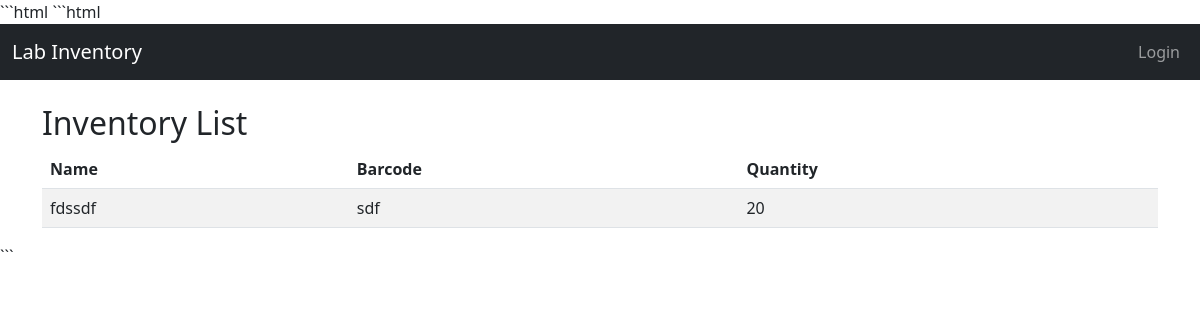
Before: / with the older database file.
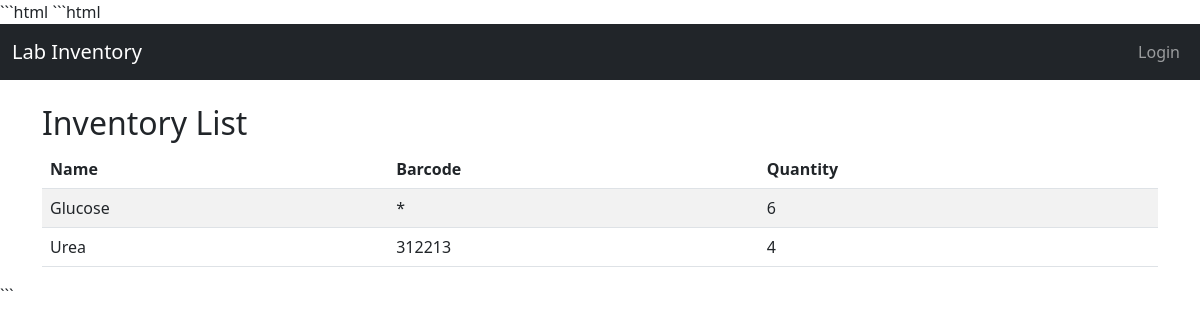
After: the same page with the newer database file.
### app.py (models this page shows)
class Kit(db.Model):
    id = db.Column(db.Integer, primary_key=True)
    name = db.Column(db.String(100), nullable=False)
    barcode = db.Column(db.String(50), unique=True, nullable=False)
    quantity = db.Column(db.Integer, nullable=False)

### app.py (the view)
@app.route('/')
def index():
    kits = Kit.query.all()
    return render_template('index.html', kits=kits, user=current_user)

### templates/index.html (shortened to what this page needs)
{% extends 'layout.html' %}
{% block content %}
<h2>Inventory List</h2>
<table class="table table-striped">
    <thead>
        <tr>
            <th>Name</th>
            <th>Barcode</th>
            <th>Quantity</th>
        </tr>
    </thead>
    <tbody>
        {% for kit in kits %}
        <tr>
            <td>{{ kit.name }}</td>
            <td>{{ kit.barcode }}</td>
            <td>{{ kit.quantity }}</td>
        </tr>
        {% endfor %}
    </tbody>
</table>
{% endblock %}

### templates/layout.html (shortened to what this page needs)
```html
<!doctype html>
<html lang="en">
<head>
    <link href="https://cdn.jsdelivr.net/npm/bootstrap@5.3.0/dist/css/bootstrap.min.css" rel="stylesheet">
</head>
<body>
<nav class="navbar navbar-expand-lg navbar-dark bg-dark mb-4">
    <div class="container-fluid">
        <a class="navbar-brand" href="{{ url_for('index') }}">Lab Inventory</a>
        <div class="collapse navbar-collapse">
            <ul class="navbar-nav ms-auto">
                {% if current_user.is_authenticated %}
                    <li class="nav-item"><a class="nav-link" href="{{ url_for('add_kit') }}">Add Kit</a></li>
                    {% if current_user.username == 'ashkan' %}
                        <li class="nav-item"><a class="nav-link" href="{{ url_for('register') }}">Register User</a></li>
                        <li class="nav-item"><a class="nav-link" href="{{ url_for('manage_users') }}">Users</a></li>
                    {% endif %}
                    <li class="nav-item"><a class="nav-link" href="{{ url_for('change_password') }}">Change Password</a></li>
                    <li class="nav-item"><a class="nav-link" href="{{ url_for('logout') }}">Logout</a></li>
                {% else %}
                    <li class="nav-item"><a class="nav-link" href="{{ url_for('login') }}">Login</a></li>
                {% endif %}
            </ul>
        </div>
    </div>
</nav>
<div class="container">
    {% block content %}{% endblock %}
</div>
</body>
</html>

Changed rows visible on the page:
changed Kit: name "fdssdf" → "Glucose"; barcode "sdf" → "*"; quantity "20" → "6"
added Kit: name "Urea", barcode "312213", quantity "4"
